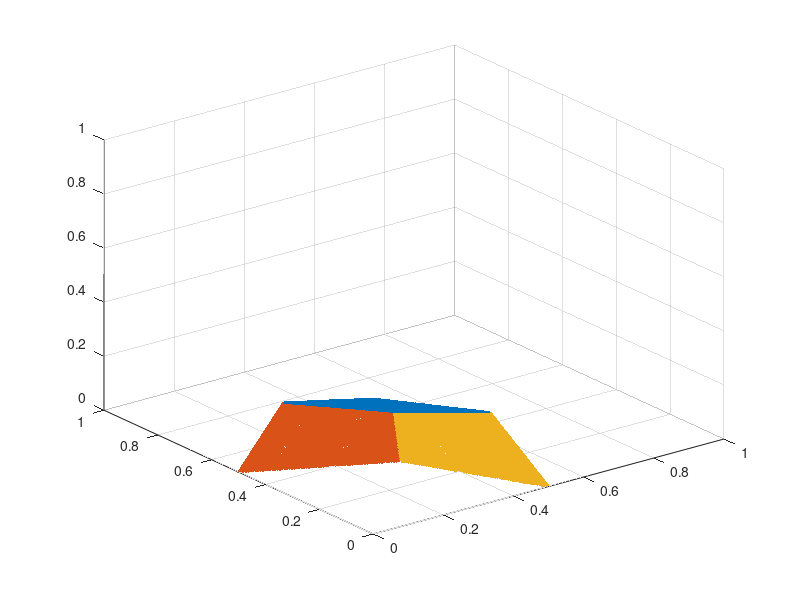

Write MATLAB code to recreate this figure.
K=[ 2.35 0.44 0.67
    0.47 0.59 0.50
    0.50 0.55 0.80];
Rnot=2; % basic reproduction number
R=Rnot*K/norm(K); % next generation matrix (since gamma=1)

R=[ 2.5 0.7 0.3
    0.7 2.1 0.7
    0.3 0.7 1.8];
R=3*R/norm(R);

%R=1.2*eye(3)+0.3*(ones(3)-eye(3));
R=2.0*eye(3)+1.0*(ones(3)-eye(3));
%R=1.5*eye(3)+0.75*(ones(3)-eye(3)); % norm(R)=3

% the boundary of the set { s : Rs<1 } represent the Herd Immunity Surface HES   
% the function fz(x,y) finds the z such that, for given x,y, Rzx*x+Rzy*y+Rzz*z=1
% i.e., for given x,y, finds the z on the HES. Same reasoning for fx and fy

% points to sample. ranges are obviosly contained in [0,1] 
del=5e-3;
samplex=0:del:min(1,1/R(1,1));
sampley=0:del:min(1,1/R(2,2));
samplez=0:del:min(1,1/R(3,3));


% find the z(x,y) boundary
fz= @(x,y) (1-R(3,1)*x-R(3,2)*y)/R(3,3); % given (x,y), finds z
count=0; x1=[]; y1=[]; z1=[];
for x=samplex
  for y=sampley
    z=fz(x,y);
    s=[x;y;z];
    g=R*s;
    % z must be in [0,1]
    % no component of R*s must be >1
    if z>=0 && sum(g>1)==0
      count=count+1;
      x1(count)=x; y1(count)=y; z1(count)=z; 
    end
  end
end

% find the y(x,z) boundary
fy= @(z,x) (1-R(2,1)*x-R(2,3)*z)/R(2,2); % given (x,z), finds y
count=0; x2=[]; y2=[]; z2=[];
for z=samplez
  for x=samplex
    y=fy(z,x);
    s=[x;y;z];
    g=R*s;
    % y must be in [0,1]
    % no component of R*s must be >1
    if y>=0 && sum(g>1)==0
      count=count+1;
      x2(count)=x; y2(count)=y; z2(count)=z; 
    end
  end
end

% find the x(y,z) boundary
fx= @(y,z) (1-R(1,2)*y-R(1,3)*z)/R(1,1); % given (y,z), finds x
count=0; x3=[]; y3=[]; z3=[];
for y=sampley
  for z=samplez
    x=fx(y,z);
    s=[x;y;z];
    g=R*s;
    % x must be in [0,1]
    % no component of R*s must be >1
    if x>=0 && sum(g>1)==0
      count=count+1;
      x3(count)=x; y3(count)=y; z3(count)=z; 
    end
  end
end

figure(1);
scatter3(x1,y1,z1,[],'.r'); hold on
scatter3(x2,y2,z2,[],'.g'); 
scatter3(x3,y3,z3,[],'.b');   
hold off
axis([0 1 0 1 0 1])

% the vertices of the HES can be calculated analytically
% s0 is the foremost vertex
s0=R\[1;1;1]; 
% sa in the vertex on the a=0 plane
v=R([2 3],[2 3])\[1;1]; sx=[0;v(1);v(2)]; 
v=R([1 3],[1 3])\[1;1]; sy=[v(1);0;v(2)];   
v=R([1 2],[1 2])\[1;1]; sz=[v(1);v(2);0];
% sab is the vertex on the a=0,b=0 axis
syz=[R(1,1)\1;0;0]; szx=[0;R(2,2)\1;0]; sxy=[0;0;R(3,3)\1];     
%%% fill3 is only defined in MATLAB !!!
if not( exist ("OCTAVE_VERSION", "builtin") ) % not running octave
    figure(2)
    A=[s0 sx sxy sy]; fill3(A(1,:),A(2,:),A(3,:),'r'); hold on
    A=[s0 sz szx sx]; fill3(A(1,:),A(2,:),A(3,:),'b'); 
    A=[s0 sy syz sz]; fill3(A(1,:),A(2,:),A(3,:),'g'); 
    hold off
    axis([0 1 0 1 0 1])
end
